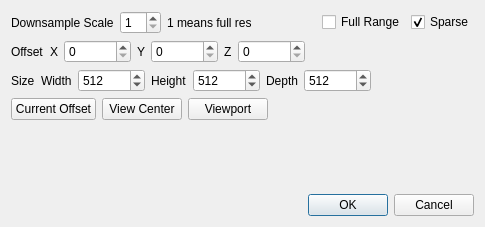
<?xml version="1.0" encoding="UTF-8"?>
<ui version="4.0">
 <class>ZFlyEmGrayscaleDialog</class>
 <widget class="QDialog" name="ZFlyEmGrayscaleDialog">
  <property name="geometry">
   <rect>
    <x>0</x>
    <y>0</y>
    <width>485</width>
    <height>227</height>
   </rect>
  </property>
  <property name="windowTitle">
   <string>Export Grayscale</string>
  </property>
  <layout class="QVBoxLayout" name="verticalLayout">
   <item>
    <layout class="QHBoxLayout" name="horizontalLayout_12">
     <item>
      <widget class="QLabel" name="downsampleLabel">
       <property name="text">
        <string>Downsample Scale</string>
       </property>
      </widget>
     </item>
     <item>
      <widget class="QSpinBox" name="downsampleSpinBox">
       <property name="minimum">
        <number>1</number>
       </property>
      </widget>
     </item>
     <item>
      <widget class="QLabel" name="label_9">
       <property name="text">
        <string>1 means full res</string>
       </property>
      </widget>
     </item>
     <item>
      <spacer name="horizontalSpacer_4">
       <property name="orientation">
        <enum>Qt::Horizontal</enum>
       </property>
       <property name="sizeHint" stdset="0">
        <size>
         <width>40</width>
         <height>20</height>
        </size>
       </property>
      </spacer>
     </item>
     <item>
      <widget class="QCheckBox" name="fullRangeCheckBox">
       <property name="text">
        <string>Full Range</string>
       </property>
      </widget>
     </item>
     <item>
      <widget class="QCheckBox" name="sparseCheckBox">
       <property name="text">
        <string>Sparse</string>
       </property>
       <property name="checked">
        <bool>true</bool>
       </property>
      </widget>
     </item>
    </layout>
   </item>
   <item>
    <layout class="QHBoxLayout" name="horizontalLayout_10">
     <item>
      <widget class="QLabel" name="label_7">
       <property name="text">
        <string>Offset</string>
       </property>
      </widget>
     </item>
     <item>
      <layout class="QHBoxLayout" name="horizontalLayout_4">
       <item>
        <layout class="QHBoxLayout" name="horizontalLayout">
         <item>
          <widget class="QLabel" name="label">
           <property name="text">
            <string>X</string>
           </property>
          </widget>
         </item>
         <item>
          <widget class="QSpinBox" name="xSpinBox">
           <property name="maximum">
            <number>999999</number>
           </property>
          </widget>
         </item>
        </layout>
       </item>
       <item>
        <layout class="QHBoxLayout" name="horizontalLayout_2">
         <item>
          <widget class="QLabel" name="label_2">
           <property name="text">
            <string>Y</string>
           </property>
          </widget>
         </item>
         <item>
          <widget class="QSpinBox" name="ySpinBox">
           <property name="maximum">
            <number>999999</number>
           </property>
          </widget>
         </item>
        </layout>
       </item>
       <item>
        <layout class="QHBoxLayout" name="horizontalLayout_3">
         <item>
          <widget class="QLabel" name="label_3">
           <property name="text">
            <string>Z</string>
           </property>
          </widget>
         </item>
         <item>
          <widget class="QSpinBox" name="zSpinBox">
           <property name="maximum">
            <number>999999</number>
           </property>
          </widget>
         </item>
         <item>
          <spacer name="horizontalSpacer">
           <property name="orientation">
            <enum>Qt::Horizontal</enum>
           </property>
           <property name="sizeHint" stdset="0">
            <size>
             <width>40</width>
             <height>20</height>
            </size>
           </property>
          </spacer>
         </item>
        </layout>
       </item>
      </layout>
     </item>
    </layout>
   </item>
   <item>
    <layout class="QHBoxLayout" name="horizontalLayout_9">
     <item>
      <widget class="QLabel" name="label_8">
       <property name="text">
        <string>Size</string>
       </property>
      </widget>
     </item>
     <item>
      <layout class="QHBoxLayout" name="horizontalLayout_5">
       <item>
        <layout class="QHBoxLayout" name="horizontalLayout_6">
         <item>
          <widget class="QLabel" name="label_4">
           <property name="text">
            <string>Width</string>
           </property>
          </widget>
         </item>
         <item>
          <widget class="QSpinBox" name="widthSpinBox">
           <property name="minimum">
            <number>1</number>
           </property>
           <property name="maximum">
            <number>999999</number>
           </property>
           <property name="value">
            <number>512</number>
           </property>
          </widget>
         </item>
        </layout>
       </item>
       <item>
        <layout class="QHBoxLayout" name="horizontalLayout_7">
         <item>
          <widget class="QLabel" name="label_5">
           <property name="text">
            <string>Height</string>
           </property>
          </widget>
         </item>
         <item>
          <widget class="QSpinBox" name="heightSpinBox">
           <property name="minimum">
            <number>1</number>
           </property>
           <property name="maximum">
            <number>999999</number>
           </property>
           <property name="value">
            <number>512</number>
           </property>
          </widget>
         </item>
        </layout>
       </item>
       <item>
        <layout class="QHBoxLayout" name="horizontalLayout_8">
         <item>
          <widget class="QLabel" name="label_6">
           <property name="text">
            <string>Depth</string>
           </property>
          </widget>
         </item>
         <item>
          <widget class="QSpinBox" name="depthSpinBox">
           <property name="minimum">
            <number>1</number>
           </property>
           <property name="maximum">
            <number>999999</number>
           </property>
           <property name="value">
            <number>512</number>
           </property>
          </widget>
         </item>
        </layout>
       </item>
       <item>
        <spacer name="horizontalSpacer_2">
         <property name="orientation">
          <enum>Qt::Horizontal</enum>
         </property>
         <property name="sizeHint" stdset="0">
          <size>
           <width>40</width>
           <height>20</height>
          </size>
         </property>
        </spacer>
       </item>
      </layout>
     </item>
    </layout>
   </item>
   <item>
    <layout class="QHBoxLayout" name="horizontalLayout_11">
     <item>
      <widget class="QPushButton" name="offsetPushButton">
       <property name="text">
        <string>Current Offset</string>
       </property>
      </widget>
     </item>
     <item>
      <widget class="QPushButton" name="centerPushButton">
       <property name="toolTip">
        <string>The image center will be same as the current view center</string>
       </property>
       <property name="text">
        <string>View Center</string>
       </property>
      </widget>
     </item>
     <item>
      <widget class="QPushButton" name="viewPortPushButton">
       <property name="toolTip">
        <string>Change both offset and size to match the current viewport</string>
       </property>
       <property name="text">
        <string>Viewport</string>
       </property>
      </widget>
     </item>
     <item>
      <spacer name="horizontalSpacer_3">
       <property name="orientation">
        <enum>Qt::Horizontal</enum>
       </property>
       <property name="sizeHint" stdset="0">
        <size>
         <width>40</width>
         <height>20</height>
        </size>
       </property>
      </spacer>
     </item>
    </layout>
   </item>
   <item>
    <spacer name="verticalSpacer">
     <property name="orientation">
      <enum>Qt::Vertical</enum>
     </property>
     <property name="sizeHint" stdset="0">
      <size>
       <width>20</width>
       <height>10</height>
      </size>
     </property>
    </spacer>
   </item>
   <item>
    <widget class="QDialogButtonBox" name="buttonBox">
     <property name="orientation">
      <enum>Qt::Horizontal</enum>
     </property>
     <property name="standardButtons">
      <set>QDialogButtonBox::Cancel|QDialogButtonBox::Ok</set>
     </property>
    </widget>
   </item>
  </layout>
 </widget>
 <resources/>
 <connections>
  <connection>
   <sender>buttonBox</sender>
   <signal>accepted()</signal>
   <receiver>ZFlyEmGrayscaleDialog</receiver>
   <slot>accept()</slot>
   <hints>
    <hint type="sourcelabel">
     <x>248</x>
     <y>254</y>
    </hint>
    <hint type="destinationlabel">
     <x>157</x>
     <y>274</y>
    </hint>
   </hints>
  </connection>
  <connection>
   <sender>buttonBox</sender>
   <signal>rejected()</signal>
   <receiver>ZFlyEmGrayscaleDialog</receiver>
   <slot>reject()</slot>
   <hints>
    <hint type="sourcelabel">
     <x>316</x>
     <y>260</y>
    </hint>
    <hint type="destinationlabel">
     <x>286</x>
     <y>274</y>
    </hint>
   </hints>
  </connection>
 </connections>
</ui>
